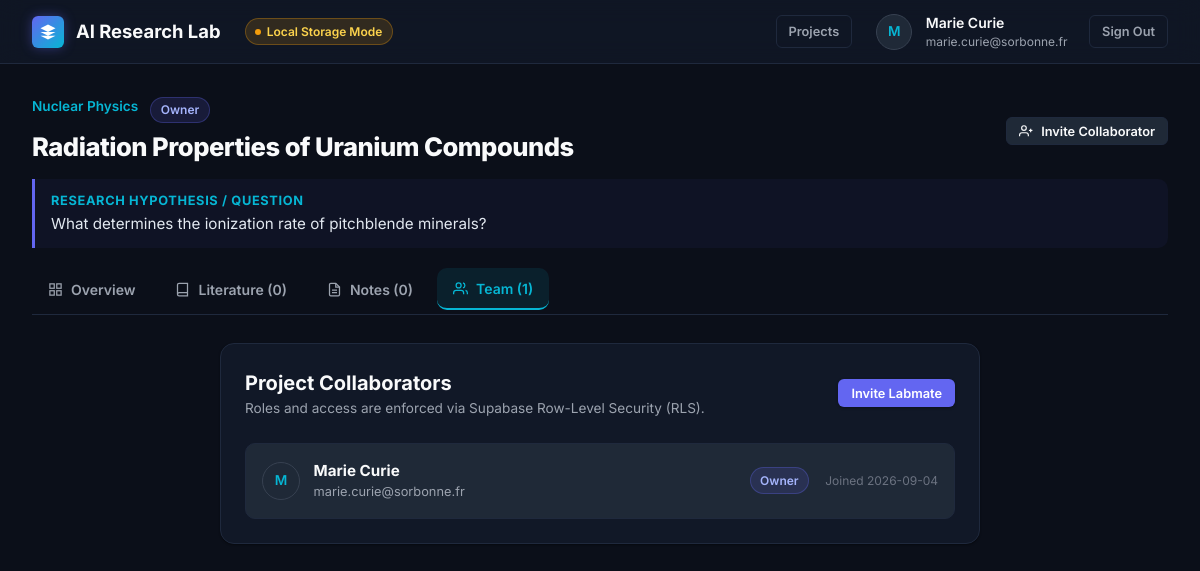
/projects/bd3b60ca-3df1-4589-9df7-d1a3b0e660fb?tab=team (signed in), run on the app's committed database.
### tables this page shows
CREATE TABLE profiles (
        id TEXT PRIMARY KEY,
        email TEXT UNIQUE NOT NULL,
        full_name TEXT,
        avatar_url TEXT,
        password_hash TEXT,
        created_at TEXT NOT NULL
    );

CREATE TABLE projects (
        id TEXT PRIMARY KEY,
        title TEXT NOT NULL,
        research_question TEXT,
        domain TEXT,
        description TEXT,
        created_by TEXT NOT NULL,
        created_at TEXT NOT NULL,
        updated_at TEXT NOT NULL,
        FOREIGN KEY (created_by) REFERENCES profiles(id) ON DELETE CASCADE
    );

CREATE TABLE project_members (
        id TEXT PRIMARY KEY,
        project_id TEXT NOT NULL,
        user_id TEXT NOT NULL,
        role TEXT NOT NULL CHECK (role IN ('owner', 'researcher', 'viewer')),
        joined_at TEXT NOT NULL,
        UNIQUE(project_id, user_id),
        FOREIGN KEY (project_id) REFERENCES projects(id) ON DELETE CASCADE,
        FOREIGN KEY (user_id) REFERENCES profiles(id) ON DELETE CASCADE
    );

### app.py (the view, shortened to what this page needs)
@app.route("/projects/<project_id>")
@login_required
def project_view(project_id):
    user = session["user"]
    project = db.get_project_details(project_id, user["id"])
    if not project:
        flash("Project not found or access denied.", "error")
        return redirect(url_for("dashboard"))
    active_tab = request.args.get("tab", "overview")
    search_query = request.args.get("q", "").strip()
    saved_papers = []
    search_results = []
    search_error = None
    return render_template(
        "project.html",
        project=project,
        active_tab=active_tab,
        saved_papers=saved_papers,
        search_query=search_query,
        search_results=search_results,
        search_error=search_error
    )

### app.py (called while the page is built)
def login_required(f):
    @wraps(f)
    def decorated_function(*args, **kwargs):
        if "user" not in session or not session["user"].get("id"):
            flash("Please sign in to access your research workspace.", "info")
            return redirect(url_for("login", next=request.url))
        return f(*args, **kwargs)
    return decorated_function

@app.context_processor
def inject_global_context():
    return {
        "current_user": session.get("user"),
        "is_supabase_live": db.IS_SUPABASE_CONFIGURED,
        "app_env": os.getenv("APP_ENV", "development")
    }

### templates/project.html (shortened to what this page needs)
{% extends "base.html" %}
{% block content %}
<div class="workspace-header">
  <div class="workspace-title-row">
    <div>
      <div style="display: flex; align-items: center; gap: 0.75rem; margin-bottom: 0.25rem;">
        <span class="project-card-domain" style="font-size: 0.85rem;">{{ project.domain or 'General Research' }}</span>
        <span class="badge badge-{{ project.user_role }}">{{ project.user_role }}</span>
      </div>
      <h1 class="workspace-title">{{ project.title }}</h1>
    </div>
    {% if project.user_role == 'owner' %}
      <button class="btn btn-secondary btn-sm" onclick="openModal('modal-invite-member')" id="btn-invite-collaborator">
        <svg width="14" height="14" viewBox="0 0 24 24" fill="none" stroke="currentColor" stroke-width="2">
          <path d="M16 21v-2a4 4 0 0 0-4-4H5a4 4 0 0 0-4 4v2"/>
          <circle cx="8.5" cy="7" r="4"/>
          <line x1="20" y1="8" x2="20" y2="14"/>
          <line x1="23" y1="11" x2="17" y2="11"/>
        </svg>
        Invite Collaborator
      </button>
    {% endif %}
  </div>
  {% if project.research_question %}
    <div class="workspace-rq-box">
      <strong style="color: var(--accent-cyan); font-size: 0.8rem; text-transform: uppercase; letter-spacing: 0.05em; display: block; margin-bottom: 0.2rem;">
        Research Hypothesis / Question
      </strong>
      {{ project.research_question }}
    </div>
  {% endif %}
  <div class="tabs-nav">
    <a href="{{ url_for('project_view', project_id=project.id, tab='overview') }}"
       class="tab-btn {{ 'active' if active_tab == 'overview' else '' }}" id="tab-btn-overview">
      <svg width="15" height="15" viewBox="0 0 24 24" fill="none" stroke="currentColor" stroke-width="2"><rect x="3" y="3" width="7" height="7"></rect><rect x="14" y="3" width="7" height="7"></rect><rect x="14" y="14" width="7" height="7"></rect><rect x="3" y="14" width="7" height="7"></rect></svg>
      Overview
    </a>
    <a href="{{ url_for('project_view', project_id=project.id, tab='literature') }}"
       class="tab-btn {{ 'active' if active_tab == 'literature' else '' }}" id="tab-btn-literature">
      <svg width="15" height="15" viewBox="0 0 24 24" fill="none" stroke="currentColor" stroke-width="2"><path d="M4 19.5A2.5 2.5 0 0 1 6.5 17H20"></path><path d="M6.5 2H20v20H6.5A2.5 2.5 0 0 1 4 19.5v-15A2.5 2.5 0 0 1 6.5 2z"></path></svg>
      Literature ({{ project.papers_count }})
    </a>
    <a href="{{ url_for('project_view', project_id=project.id, tab='notes') }}"
       class="tab-btn {{ 'active' if active_tab == 'notes' else '' }}" id="tab-btn-notes">
      <svg width="15" height="15" viewBox="0 0 24 24" fill="none" stroke="currentColor" stroke-width="2"><path d="M14 2H6a2 2 0 0 0-2 2v16a2 2 0 0 0 2 2h12a2 2 0 0 0 2-2V8z"></path><polyline points="14 2 14 8 20 8"></polyline><line x1="16" y1="13" x2="8" y2="13"></line><line x1="16" y1="17" x2="8" y2="17"></line></svg>
      Notes ({{ project.notes_count }})
    </a>
    <a href="{{ url_for('project_view', project_id=project.id, tab='team') }}"
       class="tab-btn {{ 'active' if active_tab == 'team' else '' }}" id="tab-btn-team">
      <svg width="15" height="15" viewBox="0 0 24 24" fill="none" stroke="currentColor" stroke-width="2"><path d="M17 21v-2a4 4 0 0 0-4-4H5a4 4 0 0 0-4 4v2"></path><circle cx="9" cy="7" r="4"></circle><path d="M23 21v-2a4 4 0 0 0-3-3.87"></path><path d="M16 3.13a4 4 0 0 1 0 7.75"></path></svg>
      Team ({{ project.members | length }})
    </a>
  </div>
</div>
{% if active_tab == 'overview' %}
  <div style="display: grid; grid-template-columns: 2fr 1fr; gap: 1.5rem;">
    <div>
      <div class="card" style="margin-bottom: 1.5rem;">
        <h2 style="font-size: 1.15rem; font-weight: 700; margin-bottom: 0.75rem;">About This Investigation</h2>
        <p style="color: var(--text-secondary); font-size: 0.925rem; line-height: 1.6;">
          {{ project.description or 'No extended description provided for this project.' }}
        </p>
      </div>
      <div class="card">
        <div style="display: flex; align-items: center; justify-content: space-between; margin-bottom: 1rem;">
          <h2 style="font-size: 1.15rem; font-weight: 700;">Project Activity</h2>
          <span style="font-size: 0.75rem; color: var(--text-muted);">Real-time log</span>
        </div>
        <div class="empty-state" style="padding: 2.5rem 1rem; margin-top: 0;">
          <p class="empty-desc" style="margin-bottom: 0;">
            No activity yet. Start by searching and saving literature in the <strong>Literature</strong> tab.
          </p>
        </div>
      </div>
    </div>
    <div>
      <div class="card" style="margin-bottom: 1.5rem;">
        <h3 style="font-size: 0.95rem; font-weight: 700; margin-bottom: 1rem; color: var(--text-secondary); text-transform: uppercase; letter-spacing: 0.05em;">
          Workspace Metrics
        </h3>
        <div style="display: flex; flex-direction: column; gap: 0.75rem;">
          <div style="display: flex; justify-content: space-between; align-items: center; padding-bottom: 0.5rem; border-bottom: 1px solid var(--border-subtle);">
            <span style="color: var(--text-secondary); font-size: 0.85rem;">Saved Papers</span>
            <strong style="font-size: 1.1rem; color: var(--accent-cyan);">{{ project.papers_count }}</strong>
          </div>
          <div style="display: flex; justify-content: space-between; align-items: center; padding-bottom: 0.5rem; border-bottom: 1px solid var(--border-subtle);">
            <span style="color: var(--text-secondary); font-size: 0.85rem;">Research Notes</span>
            <strong style="font-size: 1.1rem; color: var(--accent-primary);">{{ project.notes_count }}</strong>
          </div>
          <div style="display: flex; justify-content: space-between; align-items: center;">
            <span style="color: var(--text-secondary); font-size: 0.85rem;">Collaborators</span>
            <strong style="font-size: 1.1rem; color: var(--accent-emerald);">{{ project.members | length }}</strong>
          </div>
        </div>
      </div>
      <div class="card">
        <h3 style="font-size: 0.95rem; font-weight: 700; margin-bottom: 1rem; color: var(--text-secondary); text-transform: uppercase; letter-spacing: 0.05em;">
          Team Members
        </h3>
        <div style="display: flex; flex-direction: column; gap: 0.75rem;">
          {% for m in project.members %}
            <div style="display: flex; align-items: center; justify-content: space-between;">
              <div style="display: flex; align-items: center; gap: 0.6rem;">
                <div class="avatar" style="width: 28px; height: 28px; font-size: 0.75rem;">
                  {{ m.full_name[0] | upper }}
                </div>
                <div>
                  <div style="font-size: 0.85rem; font-weight: 600;">{{ m.full_name }}</div>
                  <div style="font-size: 0.725rem; color: var(--text-muted);">{{ m.email }}</div>
                </div>
              </div>
              <span class="badge badge-{{ m.role }}">{{ m.role }}</span>
            </div>
          {% endfor %}
        </div>
      </div>
    </div>
  </div>
{% elif active_tab == 'team' %}
  <div class="card" style="max-width: 760px; margin: 0 auto;">
    <div style="display: flex; align-items: center; justify-content: space-between; margin-bottom: 1.5rem;">
      <div>
        <h2 style="font-size: 1.25rem; font-weight: 700;">Project Collaborators</h2>
        <p style="color: var(--text-secondary); font-size: 0.85rem;">Roles and access are enforced via Supabase Row-Level Security (RLS).</p>
      </div>
      {% if project.user_role == 'owner' %}
        <button class="btn btn-primary btn-sm" onclick="openModal('modal-invite-member')" id="btn-invite-tab">
          Invite Labmate
        </button>
      {% endif %}
    </div>
    <div style="display: flex; flex-direction: column; gap: 1rem;">
      {% for m in project.members %}
        <div style="display: flex; align-items: center; justify-content: space-between; padding: 1rem; background: var(--bg-surface-elevated); border: 1px solid var(--border-subtle); border-radius: var(--radius-md);">
          <div style="display: flex; align-items: center; gap: 0.85rem;">
            <div class="avatar" style="width: 38px; height: 38px;">
              {{ m.full_name[0] | upper }}
            </div>
            <div>
              <div style="font-weight: 700; font-size: 0.95rem;">{{ m.full_name }}</div>
              <div style="font-size: 0.8rem; color: var(--text-secondary);">{{ m.email }}</div>
            </div>
          </div>
          <div style="display: flex; align-items: center; gap: 1rem;">
            <span class="badge badge-{{ m.role }}">{{ m.role }}</span>
            <span style="font-size: 0.75rem; color: var(--text-muted);">Joined {{ m.joined_at[:10] }}</span>
          </div>
        </div>
      {% endfor %}
    </div>
  </div>
{% endif %}
{% endblock %}

### templates/base.html (shortened to what this page needs)
<!DOCTYPE html>
<html lang="en">
<head>
  <link rel="stylesheet" href="{{ url_for('static', filename='css/style.css') }}">
</head>
<body>
  <header class="app-header">
    <div style="display: flex; align-items: center; gap: 1.5rem;">
      <a href="{{ url_for('dashboard') if current_user else url_for('login') }}" class="brand" id="brand-logo">
        <div class="brand-icon">
          <svg viewBox="0 0 24 24">
            <path d="M12 2L2 7l10 5 10-5-10-5zM2 17l10 5 10-5M2 12l10 5 10-5"/>
          </svg>
        </div>
        <span>AI Research Lab</span>
      </a>
      {% if is_supabase_live %}
        <span class="badge badge-live" title="Connected to live Supabase PostgreSQL & Auth">
          <span style="width: 6px; height: 6px; border-radius: 50%; background: #10B981; display: inline-block;"></span>
          Supabase Connected
        </span>
      {% else %}
        <span class="badge badge-local" title="Running in Local SQLite Dev Mode. Configure SUPABASE_URL in .env to connect live.">
          <span style="width: 6px; height: 6px; border-radius: 50%; background: #F59E0B; display: inline-block;"></span>
          Local Storage Mode
        </span>
      {% endif %}
    </div>
    <nav class="header-nav">
      {% if current_user %}
        <a href="{{ url_for('dashboard') }}" class="btn btn-outline btn-sm" id="nav-dashboard">Projects</a>
        <div class="user-menu" id="user-menu">
          <div class="avatar" title="{{ current_user.email }}">
            {{ current_user.full_name[0] | upper if current_user.full_name else 'U' }}
          </div>
          <div class="user-info">
            <span class="user-name">{{ current_user.full_name }}</span>
            <span class="user-email">{{ current_user.email }}</span>
          </div>
          <a href="{{ url_for('logout') }}" class="btn btn-outline btn-sm" id="btn-logout" title="Sign out" style="margin-left: 0.5rem;">
            Sign Out
          </a>
        </div>
      {% else %}
        <a href="{{ url_for('login') }}" class="btn btn-outline btn-sm">Sign In</a>
        <a href="{{ url_for('signup') }}" class="btn btn-primary btn-sm">Get Started</a>
      {% endif %}
    </nav>
  </header>
  <main class="main-content">
    {% block content %}{% endblock %}
  </main>
</body>
</html>

### data on the page
profiles: full_name "Marie Curie", email "marie.curie@sorbonne.fr"
projects: domain "Nuclear Physics", title "Radiation Properties of Uranium Compounds", research_question "What determines the ionization rate of pitchblende minerals?"
project_members: user_role "Owner", full_name "M", full_name "Marie Curie", email "marie.curie@sorbonne.fr", role "Owner", joined_at "2026-09-04"

### other printed values
{{ current_user.full_name[0] | upper if current_user.full_name else 'U' }} "M"
{{ project.papers_count }} "0"
{{ project.notes_count }} "0"
{{ project.members | length }} "1"
